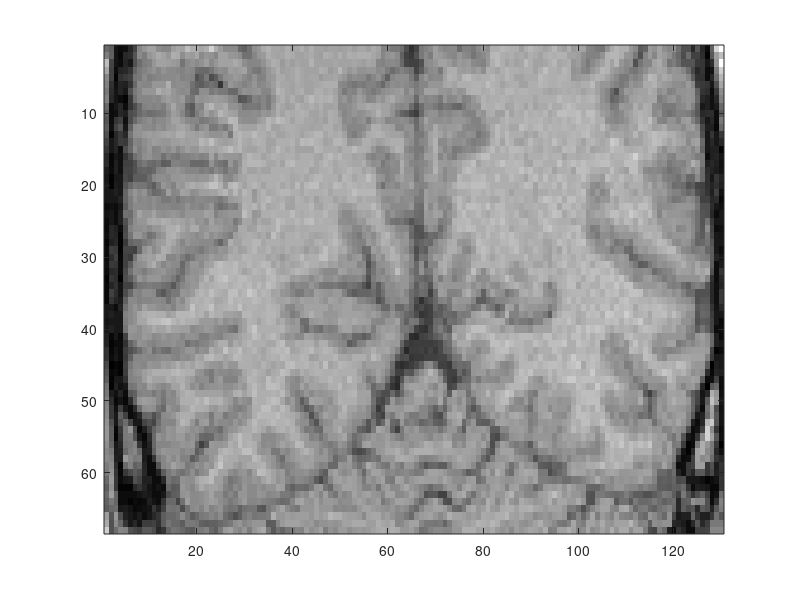

MATLAB code for this plot: (Note: this script raises an error after producing the figure.)
close all
clear all
clc
load brain
colormap('gray')
imagesc(brain)
muCSF = 32;
muGM = 47;
sdCSF = 5;
sdGM = 4;
muWM = 55;
sdWM = 3;

[H, W] = size(brain);
v = reshape(brain, H*W, 1);

cost = [(log(sdCSF^2) + ((v - muCSF).^2) / (sdCSF^2)) / 2, (log(sdGM^2) + ((v - muGM).^2) / (sdGM^2)) / 2, (log(sdWM^2) + ((v - muWM).^2) / (sdWM^2)) / 2];

%% 1-clique
sourceCost = max(0, cost(:,2) - cost(:,1));
sinkCost = max(0, cost(:,1) - cost(:,2));

TerminalWeights = [(1:H*W)', sourceCost, sinkCost];

EdgeWeights=[1, 2, 0, 0];

[Cut,Flow]=GraphCutMex(H*W,TerminalWeights,EdgeWeights);

result = ones(H*W, 1);
result(Cut', :) = 0;
result = reshape(result, H, W);
figure
colormap('gray')
imagesc(result)

%% 2-clique

beta = 3;

b = cost(:,2);
a = cost(:,1);

sourceCost = max(0, b - a);
sinkCost = max(0, a - b);

indices = (1:H*W)';

% Vertical cliques
xV = indices(mod(indices, H) ~= 0);
yV = xV + 1;

% Horizontal cliques
xH = indices((indices + H) <= W*H);
yH = xH + H;

% Solution
x = [xV; xH];
y = [yV; yH];

a = -beta * ones(size(x));
b = zeros(size(x));
c = zeros(size(x));
d = -beta * ones(size(x));

sinkCost(y) = sinkCost(y) + c - d;
sourceCost(x) = sourceCost(x) + c - a;
directCost = b + c - a - d;
reverseCost = zeros(size(x));

TerminalWeights = [indices, sourceCost, sinkCost];
EdgeWeights=[x, y, directCost, reverseCost];
[Cut,Flow]=GraphCutMex(H*W,TerminalWeights,EdgeWeights);

result = ones(H*W, 1);
result(Cut', :) = 0;
result = reshape(result, H, W);
figure
colormap('gray')
imagesc(result)

%% Alpha expansion

beta = 3;

indices = (1:H*W)';

% Vertical cliques
xV = indices(mod(indices, H) ~= 0);
yV = xV + 1;

% Horizontal cliques
xH = indices((indices + H) <= W*H);
yH = xH + H;

% Solution
x = [xV; xH];
y = [yV; yH];

result = init(cost);
for i=1:10
    for k=1:size(cost, 2)
        result = alphaexp(cost, k, result, x, y, beta);
    end
end

result = reshape(result, H, W);
figure
colormap('gray')
imagesc(result)
